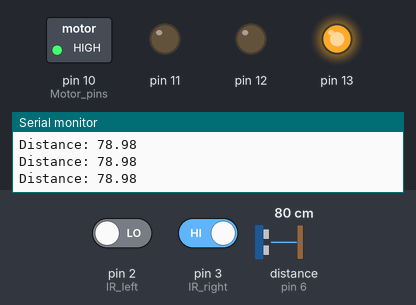
Bench run of a sketch on a simulated Arduino Uno, built with avr-gcc and run on an emulated ATmega328P. Shown: switched loads named in the sketch (green lamp = pin HIGH), output pins drawn as LEDs (lit = HIGH), the last lines printed to the serial monitor. Wiring (inferred from the names in the program): ultrasonic range finder: trigger pin 7; echo pin 6. The inputs (shaded band) are chosen by the test bench; at power-on: distance to the obstacle (sensor on pin 6) 80 cm, pin 3 (IR_right) HIGH, pin 2 (IR_left) LOW. The echo pulse lasts 58.3 µs per cm; pins used as bus, display or sensor lines are not drawn.

Above: at 1.2 s.
1.3 s: distance to the obstacle (sensor on pin 6) set to 17 cm
2.8 s: distance to the obstacle (sensor on pin 6) set to 13 cm
At 3.2 s:
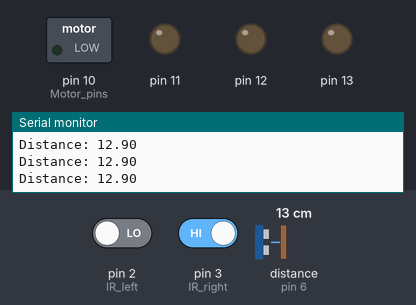
4.3 s: distance to the obstacle (sensor on pin 6) set to 18 cm
At 5.5 s:
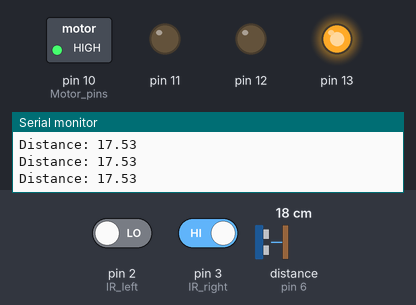
5.8 s: pin 3 (IR_right) driven LOW
At 6.2 s:
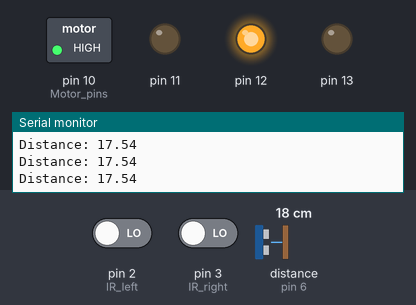
7.3 s: pin 2 (IR_left) driven HIGH
At 8.5 s:
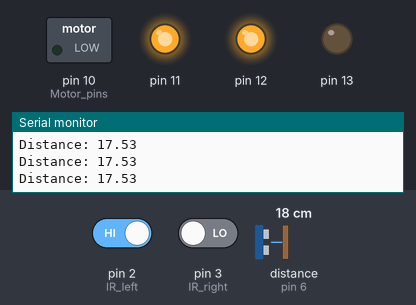
8.8 s: pin 3 (IR_right) driven HIGH
At 9.9 s:
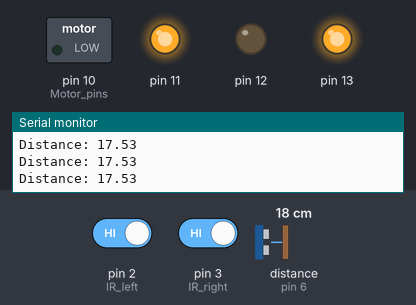
Timing chart, 0 to 11.3 s (numbered marks = the images above; inputs shaded):
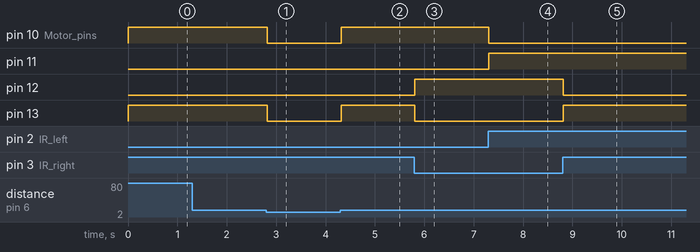

The sketch:

Line_sensing.ino
```cpp
#define trigPin 7
#define echoPin 6

void setup() {
  pinMode(2, INPUT);   // IR left
  pinMode(3, INPUT);   // IR right
  pinMode(10, OUTPUT); // Motor pins
  pinMode(11, OUTPUT);
  pinMode(12, OUTPUT);
  pinMode(13, OUTPUT);

  pinMode(trigPin, OUTPUT);  // Ultrasonic trigger
  pinMode(echoPin, INPUT);   // Ultrasonic echo

  Serial.begin(9600);
}

void loop() {
  // Obstacle Detection
  digitalWrite(trigPin, LOW);
  delayMicroseconds(2);
  digitalWrite(trigPin, HIGH);
  delayMicroseconds(10);
  digitalWrite(trigPin, LOW);

  long duration = pulseIn(echoPin, HIGH);
  float distance = duration * 0.034 / 2;

  Serial.print("Distance: ");
  Serial.println(distance);

  if (distance < 15) {
    // Obstacle detected, stop motors
    digitalWrite(10, 0);
    digitalWrite(11, 0);
    digitalWrite(12, 0);
    digitalWrite(13, 0);
    return;
  }

  // Line Following Logic
  int v = digitalRead(2);
  int s = digitalRead(3);

  if (v == 1 && s == 1) {
    digitalWrite(13, 1);
    digitalWrite(12, 0);
    digitalWrite(11, 1);
    digitalWrite(10, 0);
  }
  else if (v == 1 && s == 0) {
    digitalWrite(13, 0);
    digitalWrite(12, 1);
    digitalWrite(11, 1);
    digitalWrite(10, 0);
  }
  else if (v == 0 && s == 1) {
    digitalWrite(13, 1);
    digitalWrite(12, 0);
    digitalWrite(11, 0);
    digitalWrite(10, 1);
  }
  else {
    digitalWrite(13, 0);
    digitalWrite(12, 1);
    digitalWrite(11, 0);
    digitalWrite(10, 1);
  }
}
```

Measured:
- the behaviour switches between 16 and 15 cm on distance to the obstacle (sensor on pin 6) (found by bisection; images 0 and 1)
- after the input at 2.8 s, pin 10 (Motor_pins), pin 13: HIGH → LOW at once
- after the input at 4.3 s, pin 10 (Motor_pins), pin 13: LOW → HIGH at once
- after the input at 5.8 s, pin 12: LOW → HIGH at once; pin 13: HIGH → LOW at once
- after the input at 7.3 s, pin 10 (Motor_pins): HIGH → LOW at once; pin 11: LOW → HIGH at once
- after the input at 8.8 s, pin 12: HIGH → LOW at once; pin 13: LOW → HIGH at once
